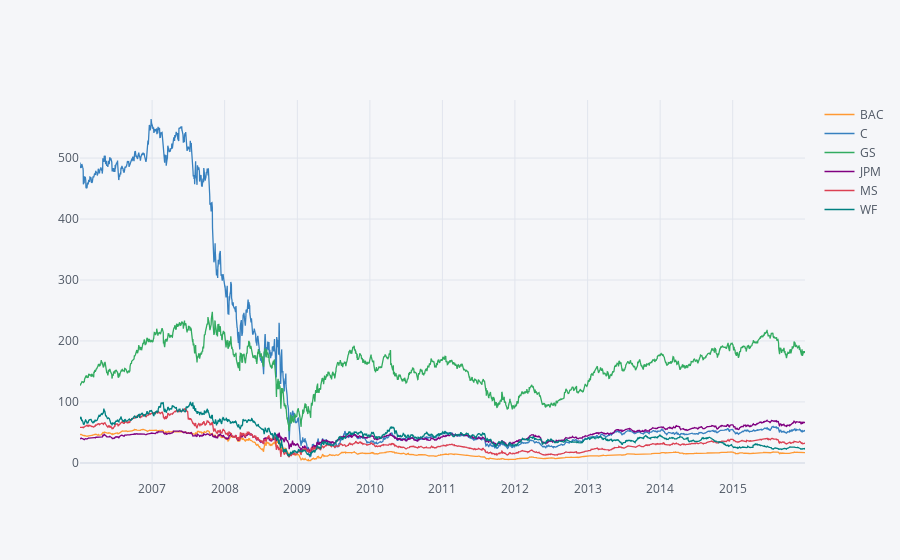

Source (notebook cell):
### Code cell
bank_stocks.xs(key='Close', axis=1, level='Stock Info').iplot()

### Figure 1 — Plotly figure (JSON) as saved in the notebook; plotly's stock layout.template omitted (floating-point values rounded to 4 significant figures; data arrays with more than 128 entries replaced by an {"elided": "..."} marker saying what was removed)
{"data": [{"line": {"color": "rgba(255, 153, 51, 1.0)", "dash": "solid", "shape": "linear", "width": 1.3}, "mode": "lines", "name": "BAC", "text": "", "type": "scatter", "x": {"elided": "2517 str values"}, "y": {"elided": "2517 float values"}}, {"line": {"color": "rgba(55, 128, 191, 1.0)", "dash": "solid", "shape": "linear", "width": 1.3}, "mode": "lines", "name": "C", "text": "", "type": "scatter", "x": {"elided": "2517 str values"}, "y": {"elided": "2517 float values"}}, {"line": {"color": "rgba(50, 171, 96, 1.0)", "dash": "solid", "shape": "linear", "width": 1.3}, "mode": "lines", "name": "GS", "text": "", "type": "scatter", "x": {"elided": "2517 str values"}, "y": {"elided": "2517 float values"}}, {"line": {"color": "rgba(128, 0, 128, 1.0)", "dash": "solid", "shape": "linear", "width": 1.3}, "mode": "lines", "name": "JPM", "text": "", "type": "scatter", "x": {"elided": "2517 str values"}, "y": {"elided": "2517 float values"}}, {"line": {"color": "rgba(219, 64, 82, 1.0)", "dash": "solid", "shape": "linear", "width": 1.3}, "mode": "lines", "name": "MS", "text": "", "type": "scatter", "x": {"elided": "2517 str values"}, "y": {"elided": "2517 float values"}}, {"line": {"color": "rgba(0, 128, 128, 1.0)", "dash": "solid", "shape": "linear", "width": 1.3}, "mode": "lines", "name": "WF", "text": "", "type": "scatter", "x": {"elided": "2517 str values"}, "y": {"elided": "2517 float values"}}], "layout": {"legend": {"bgcolor": "#F5F6F9", "font": {"color": "#4D5663"}}, "paper_bgcolor": "#F5F6F9", "plot_bgcolor": "#F5F6F9", "title": {"font": {"color": "#4D5663"}}, "xaxis": {"gridcolor": "#E1E5ED", "showgrid": true, "tickfont": {"color": "#4D5663"}, "title": {"font": {"color": "#4D5663"}, "text": ""}, "zerolinecolor": "#E1E5ED"}, "yaxis": {"gridcolor": "#E1E5ED", "showgrid": true, "tickfont": {"color": "#4D5663"}, "title": {"font": {"color": "#4D5663"}, "text": ""}, "zerolinecolor": "#E1E5ED"}}}
